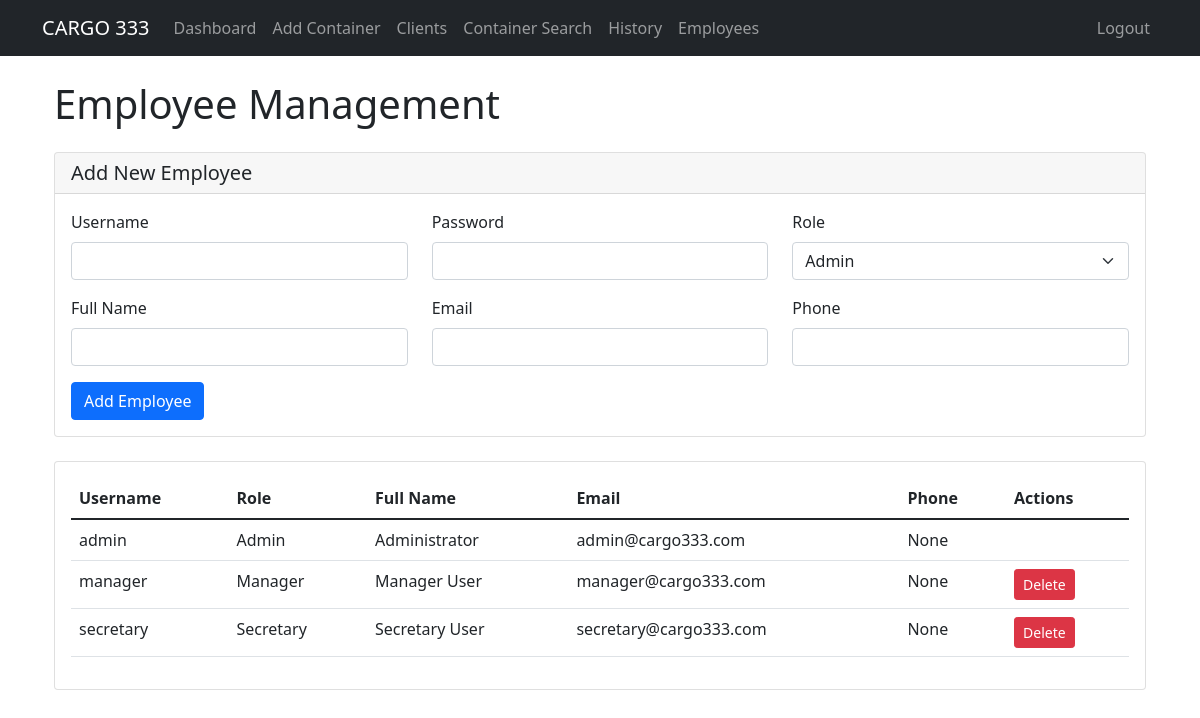
Page /employees (signed in) on the committed database.
### models.py (models this page shows)
class User(UserMixin, db.Model):
    id = db.Column(db.Integer, primary_key=True)
    username = db.Column(db.String(80), unique=True, nullable=False)
    password = db.Column(db.String(120), nullable=False)
    role = db.Column(db.String(20), nullable=False, default='Employee')  # Admin, Secretary, Manager, Employee
    full_name = db.Column(db.String(100))
    email = db.Column(db.String(120))
    phone = db.Column(db.String(20))
    created_at = db.Column(db.DateTime, default=datetime.utcnow)
    is_active = db.Column(db.Boolean, default=True)
    def is_admin(self):
        return self.role == 'Admin'

### app.py (the view)
@app.route('/employees')
@login_required
@admin_required
def employees():
    if not current_user.is_admin():
        return redirect(url_for('dashboard'))
    employees = User.query.all()
    return render_template('employees.html', employees=employees)

### app.py (called while the page is built)
@login_manager.user_loader
def load_user(user_id):
    return User.query.get(int(user_id))

### templates/employees.html (shortened to what this page needs)
{% extends "base.html" %}
{% block content %}
<div class="container">
    <h1 class="mb-4">Employee Management</h1>
    <div class="card mb-4">
        <div class="card-header">
            <h5 class="mb-0">Add New Employee</h5>
        </div>
        <div class="card-body">
            <form action="{{ url_for('add_employee') }}" method="POST">
                <div class="row">
                    <div class="col-md-4 mb-3">
                        <label for="username" class="form-label">Username</label>
                        <input type="text" class="form-control" id="username" name="username" required>
                    </div>
                    <div class="col-md-4 mb-3">
                        <label for="password" class="form-label">Password</label>
                        <input type="password" class="form-control" id="password" name="password" required>
                    </div>
                    <div class="col-md-4 mb-3">
                        <label for="role" class="form-label">Role</label>
                        <select class="form-select" id="role" name="role" required>
                            <option value="Admin">Admin</option>
                        </select>
                    </div>
                    <div class="col-md-4 mb-3">
                        <label for="full_name" class="form-label">Full Name</label>
                        <input type="text" class="form-control" id="full_name" name="full_name" required>
                    </div>
                    <div class="col-md-4 mb-3">
                        <label for="email" class="form-label">Email</label>
                        <input type="email" class="form-control" id="email" name="email">
                    </div>
                    <div class="col-md-4 mb-3">
                        <label for="phone" class="form-label">Phone</label>
                        <input type="tel" class="form-control" id="phone" name="phone">
                    </div>
                </div>
                <button type="submit" class="btn btn-primary">Add Employee</button>
            </form>
        </div>
    </div>
    <div class="card">
        <div class="card-body">
            <div class="table-responsive">
                <table class="table">
                    <thead>
                        <tr>
                            <th>Username</th>
                            <th>Role</th>
                            <th>Full Name</th>
                            <th>Email</th>
                            <th>Phone</th>
                            <th>Actions</th>
                        </tr>
                    </thead>
                    <tbody>
                        {% for employee in employees %}
                        <tr>
                            <td>{{ employee.username }}</td>
                            <td>{{ employee.role }}</td>
                            <td>{{ employee.full_name }}</td>
                            <td>{{ employee.email }}</td>
                            <td>{{ employee.phone }}</td>
                            <td>
                                {% if employee.id != current_user.id %}
                                <form action="{{ url_for('delete_employee', id=employee.id) }}" method="POST"
                                      onsubmit="return confirm('Are you sure you want to delete this employee?');">
                                    <button type="submit" class="btn btn-danger btn-sm">Delete</button>
                                </form>
                                {% endif %}
                            </td>
                        </tr>
                        {% endfor %}
                    </tbody>
                </table>
            </div>
        </div>
    </div>
</div>
{% endblock %}

### templates/base.html (shortened to what this page needs)
<!DOCTYPE html>
<html lang="en">
<head>
    <link href="https://cdn.jsdelivr.net/npm/bootstrap@5.1.3/dist/css/bootstrap.min.css" rel="stylesheet">
</head>
<body>
    <nav class="navbar navbar-expand-lg navbar-dark bg-dark">
        <div class="container">
            <a class="navbar-brand" href="{{ url_for('container_search') if current_user.role == 'Manager' else '/' }}">CARGO 333</a>
            <div class="collapse navbar-collapse" id="navbarNav">
                <ul class="navbar-nav me-auto">
                    {% if current_user.is_authenticated %}
                    {% if current_user.role != 'Manager' %}
                    <li class="nav-item">
                        <a class="nav-link" href="/">Dashboard</a>
                    </li>
                    {% endif %}
                    {% if current_user.role == 'Admin' or current_user.role == 'Secretary' %}
                    <li class="nav-item">
                        <a class="nav-link" href="{{ url_for('add_container') }}">Add Container</a>
                    </li>
                    <li class="nav-item">
                        <a class="nav-link" href="{{ url_for('clients') }}">Clients</a>
                    </li>
                    {% endif %}
                    {% if current_user.role == 'Admin' or current_user.role == 'Manager' %}
                    <li class="nav-item">
                        <a class="nav-link" href="{{ url_for('container_search') }}">Container Search</a>
                    </li>
                    {% endif %}
                    {% if current_user.role == 'Admin' %}
                    <li class="nav-item">
                        <a class="nav-link" href="{{ url_for('history') }}">History</a>
                    </li>
                    <li class="nav-item">
                        <a class="nav-link" href="{{ url_for('employees') }}">Employees</a>
                    </li>
                    {% endif %}
                    </ul>
                    <ul class="navbar-nav">
                        <li class="nav-item">
                            <a class="nav-link" href="{{ url_for('logout') }}">Logout</a>
                        </li>
                    </ul>
                    {% endif %}
            </div>
        </div>
    </nav>
    <div class="container mt-4">
        {% block content %}{% endblock %}
    </div>
</body>
</html>

### rows in the picture
User: username "admin", role "Admin", full_name "Administrator", email "admin@cargo333.com", phone "None"
User: username "manager", role "Manager", full_name "Manager User", email "manager@cargo333.com", phone "None"
User: username "secretary", role "Secretary", full_name "Secretary User", email "secretary@cargo333.com", phone "None"
